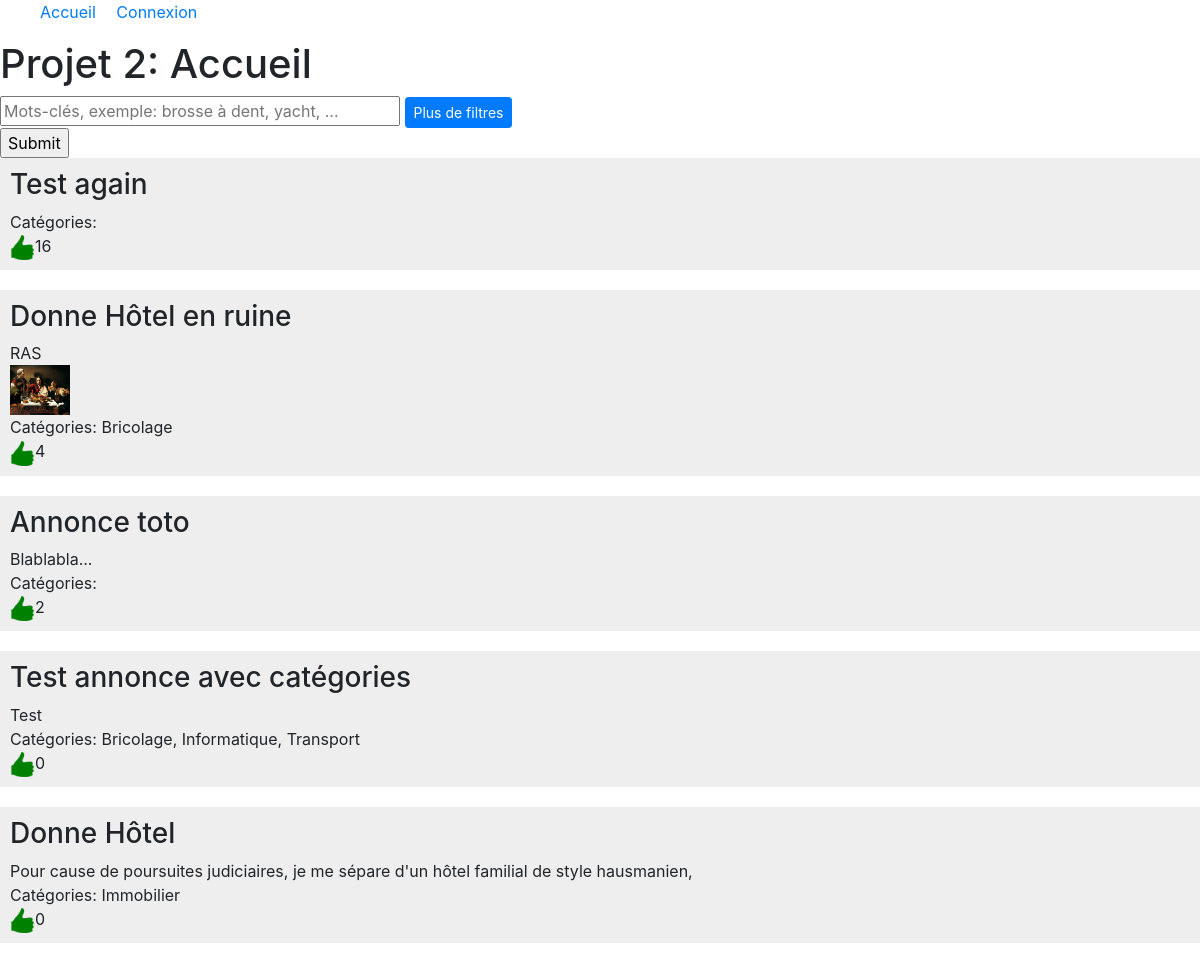
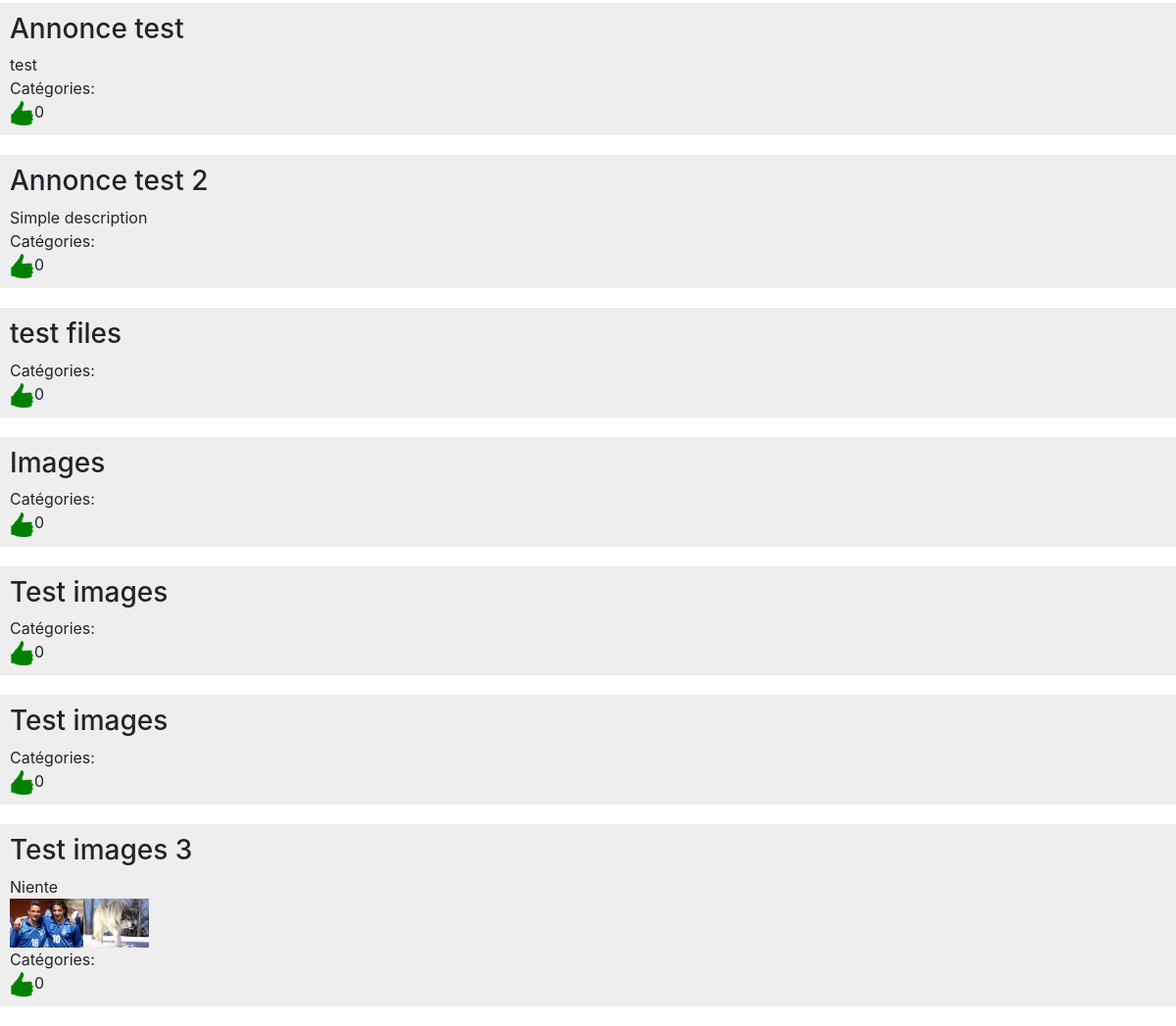
The page /projet2/index.php on the database its author committed (2 pictures, top to bottom).
### tables this page shows
CREATE TABLE `advert` (
  `id` int(11) NOT NULL,
  `title` varchar(255) NOT NULL,
  `body` text NOT NULL,
  `location` varchar(255) NOT NULL,
  `user_id` int(11) NOT NULL,
  `popularity` int(11) NOT NULL DEFAULT '0'
);

CREATE TABLE `picture` (
  `id` int(11) NOT NULL,
  `url` varchar(255) NOT NULL,
  `advert_id` int(11) NOT NULL
);

### projet2/index.php (the view, shortened to what this page needs)
<?php
$pdo = connectToDb();
$sql = 'SELECT advert.id AS advert_id,
  advert.title,
  advert.body,
  advert.popularity,
  category.name,
  category.id AS category_id
  FROM advert
  LEFT JOIN advert_category
    ON advert_category.advert_id = advert.id
  LEFT JOIN category
    ON advert_category.category_id = category.id';
$bindings = [];
$sql .= ' ORDER BY popularity DESC';
$query = $pdo->prepare($sql);
$query->execute($bindings);
$rows = $query->fetchAll(PDO::FETCH_OBJ);
$adverts = [];
$previous_id = 0;
for ($i = 0; $i < sizeof($rows); $i++) {
  if ($previous_id != $rows[$i]->advert_id) {
    $adverts[] = array(
      'advert' => $rows[$i],
      'categories' => [],
      'pictures' => []);
    if ($rows[$i]->name != null) {
        $lastIndex = sizeof($adverts) - 1;
        $adverts[$lastIndex]['categories'][] = $rows[$i]->name;
    }
  } else {
    $lastIndex = sizeof($adverts) - 1;
    $adverts[$lastIndex]['categories'][] = $rows[$i]->name;
  }
  $previous_id = $rows[$i]->advert_id;
}
foreach($adverts as &$advert) {
  $advert_id = $advert['advert']->advert_id;
  $query = $pdo->prepare(
    'SELECT url FROM picture
     WHERE advert_id = :advert_id');
  $query->execute([':advert_id' => $advert_id]);
  $pictures = $query->fetchAll(PDO::FETCH_OBJ);
}
?>
<!DOCTYPE html>
<html lang="en" dir="ltr">
  <head>
    <?php include_once PATH_BASE . 'includes/css.inc.php'; ?>
  </head>
  <body>
    <header>
      <?php include PATH_BASE . 'includes/menu.inc.php'; ?>
    </header>
    <h1>Projet 2: Accueil</h1>
    <form>
      <input
        class="long"
        type="text"
        name="search"
        placeholder="Mots-clés, exemple: brosse à dent, yacht, ...">
      <button
        class="btn btn-primary btn-sm"
        id="moreFilters">Plus de filtres</button>
      <div>
        <input type="submit">
      </div>
    </form>
    <?php for($i = 0; $i < sizeof($adverts); $i++): ?>
      <article class="advert">
        <h3><?php echo $adverts[$i]['advert']->title; ?></h3>
        <div>
          <?php echo $adverts[$i]['advert']->body; ?>
        </div>
        <div>
          <?php
          if (sizeof($adverts[$i]['pictures']) > 0) {
            foreach($adverts[$i]['pictures'] as $picture) {
              $url = URL_BASE . 'static/img/upload/' . $picture->url;
              echo '<a href="'.$url.'">';
              echo '<img class="xs" src="'.$url.'">';
              echo '</a>';
            }
          }
          ?>
        </div>
        <div>
          <span>Catégories: </span>
          <?php echo implode(', ', $adverts[$i]['categories']); ?>
        </div>
        <div>
          <img data-id="<?php echo $adverts[$i]['advert']->advert_id; ?>" class="thumb" src="<?php echo URL_BASE; ?>static/img/thumbs-up.png" alt=""><span><?php echo $adverts[$i]['advert']->popularity; ?></span>
        </div>
      </article>
    <?php endfor; ?>
  </body>
</html>

### projet2/includes/css.inc.php (shortened to what this page needs)
<link
  rel="stylesheet"
  href="<?php echo URL_BASE . 'static/css/bootstrap.min.css' ?>">
<link
  rel="stylesheet"
  href="<?php echo URL_BASE . 'static/css/styles.css' ?>">

### projet2/includes/menu.inc.php
<nav>
  <ul>
    <li>
      <?php echo '<a href="'. URL_BASE .'index.php">Accueil</a>'; ?>
    </li>
    <?php
      if (isset($_SESSION['user'])) {
        if (isset($isUserAdmin) && $isUserAdmin) {
          echo '<li><a href="'. URL_BASE .'advert/index.php">Mes annonces</a></li>';
          echo '<li><a href="'. URL_BASE .'category/index.php">Catégories</a></li>';
        }
        echo '<li>'.$_SESSION['user'].' <a href="'. URL_BASE .'logout.php">(Déconnexion)</a></li>';
      } else {
        echo '<li><a href="'. URL_BASE .'login.php">Connexion</a></li>';
      }
    ?>
  </ul>
</nav>

### projet2/static/css/styles.css (style rules this page uses)
article.advert { background-color: #eee; margin-bottom: 20px; padding: 10px }
header nav ul { list-style: none }
header nav ul li { display: inline-block; margin-right: 16px }
.long { width: 400px }
img.thumb { height: 25px }
img.xs { height: 50px }

### rows shown on the page
advert: title "Test again", popularity "16"
advert: title "Donne Hôtel en ruine", body "RAS", categories "Bricolage", popularity "4"
picture: url (picture)
advert: title "Annonce toto", body "Blablabla...", popularity "2"
advert: title "Test annonce avec catégories", body "Test", categories "Bricolage, Informatique, Transport", popularity "0"
advert: title "Donne Hôtel", body "Pour cause de poursuites judiciaires, je me sépare d'un hôtel familial de style hausmanien,", categories "Immobilier", popularity "0"
advert: title "Annonce test", body "test", popularity "0"
advert: title "Annonce test 2", body "Simple description", popularity "0"
advert: title "test files", popularity "0"
advert: title "Images", popularity "0"
advert: title "Test images", popularity "0"
advert: title "Test images", popularity "0"
advert: title "Test images 3", body "Niente", popularity "0"
picture: url (picture)
picture: url (picture)
